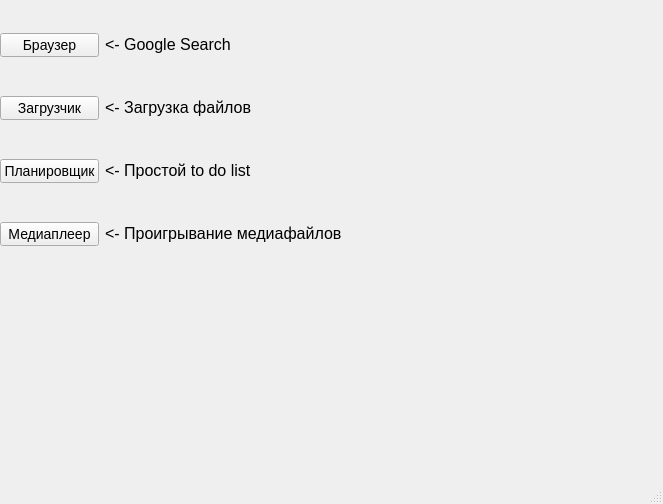
<?xml version="1.0" encoding="UTF-8"?>
<ui version="4.0">
 <class>MainWindow</class>
 <widget class="QMainWindow" name="MainWindow">
  <property name="geometry">
   <rect>
    <x>0</x>
    <y>0</y>
    <width>663</width>
    <height>504</height>
   </rect>
  </property>
  <property name="sizePolicy">
   <sizepolicy hsizetype="Maximum" vsizetype="Maximum">
    <horstretch>0</horstretch>
    <verstretch>0</verstretch>
   </sizepolicy>
  </property>
  <property name="minimumSize">
   <size>
    <width>5</width>
    <height>0</height>
   </size>
  </property>
  <property name="cursor">
   <cursorShape>ArrowCursor</cursorShape>
  </property>
  <property name="mouseTracking">
   <bool>false</bool>
  </property>
  <property name="acceptDrops">
   <bool>false</bool>
  </property>
  <property name="windowTitle">
   <string>MainWindow</string>
  </property>
  <property name="layoutDirection">
   <enum>Qt::LeftToRight</enum>
  </property>
  <property name="autoFillBackground">
   <bool>false</bool>
  </property>
  <property name="styleSheet">
   <string notr="true"/>
  </property>
  <widget class="QWidget" name="centralwidget">
   <widget class="QWidget" name="gridLayoutWidget">
    <property name="geometry">
     <rect>
      <x>0</x>
      <y>0</y>
      <width>341</width>
      <height>281</height>
     </rect>
    </property>
    <layout class="QGridLayout" name="gridLayout">
     <item row="2" column="0">
      <widget class="QPushButton" name="to_do_btn">
       <property name="styleSheet">
        <string notr="true">font-size: 14px</string>
       </property>
       <property name="text">
        <string>Планировщик</string>
       </property>
      </widget>
     </item>
     <item row="3" column="0">
      <widget class="QPushButton" name="player_btn">
       <property name="styleSheet">
        <string notr="true">font-size: 14px</string>
       </property>
       <property name="text">
        <string>Медиаплеер</string>
       </property>
      </widget>
     </item>
     <item row="1" column="0">
      <widget class="QPushButton" name="downloader_btn">
       <property name="styleSheet">
        <string notr="true">font-size: 14px</string>
       </property>
       <property name="text">
        <string>Загрузчик</string>
       </property>
      </widget>
     </item>
     <item row="0" column="0">
      <widget class="QPushButton" name="browser_btn">
       <property name="styleSheet">
        <string notr="true">font-size: 14px</string>
       </property>
       <property name="text">
        <string>Браузер</string>
       </property>
      </widget>
     </item>
     <item row="0" column="1">
      <widget class="QLabel" name="go_search">
       <property name="styleSheet">
        <string notr="true">font-size: 16px</string>
       </property>
       <property name="text">
        <string>&lt;-  Google Search</string>
       </property>
      </widget>
     </item>
     <item row="1" column="1">
      <widget class="QLabel" name="download">
       <property name="styleSheet">
        <string notr="true">font-size: 16px</string>
       </property>
       <property name="text">
        <string>&lt;- Загрузка файлов</string>
       </property>
      </widget>
     </item>
     <item row="2" column="1">
      <widget class="QLabel" name="to_do">
       <property name="styleSheet">
        <string notr="true">font-size: 16px</string>
       </property>
       <property name="text">
        <string>&lt;- Простой to do list</string>
       </property>
      </widget>
     </item>
     <item row="3" column="1">
      <widget class="QLabel" name="player">
       <property name="styleSheet">
        <string notr="true">font-size: 16px</string>
       </property>
       <property name="text">
        <string>&lt;- Проигрывание медиафайлов</string>
       </property>
      </widget>
     </item>
    </layout>
   </widget>
   <widget class="QLabel" name="label">
    <property name="geometry">
     <rect>
      <x>370</x>
      <y>0</y>
      <width>281</width>
      <height>101</height>
     </rect>
    </property>
    <property name="text">
     <string/>
    </property>
   </widget>
  </widget>
  <widget class="QStatusBar" name="statusbar">
   <property name="layoutDirection">
    <enum>Qt::LeftToRight</enum>
   </property>
   <property name="styleSheet">
    <string notr="true">color: rgb(255, 255 255);</string>
   </property>
  </widget>
  <action name="actionTest">
   <property name="text">
    <string>Test</string>
   </property>
   <property name="autoRepeat">
    <bool>false</bool>
   </property>
   <property name="visible">
    <bool>false</bool>
   </property>
   <property name="iconVisibleInMenu">
    <bool>false</bool>
   </property>
   <property name="shortcutVisibleInContextMenu">
    <bool>false</bool>
   </property>
  </action>
  <action name="actionsdsfs">
   <property name="text">
    <string>sdsfs</string>
   </property>
  </action>
 </widget>
 <resources/>
 <connections/>
</ui>
